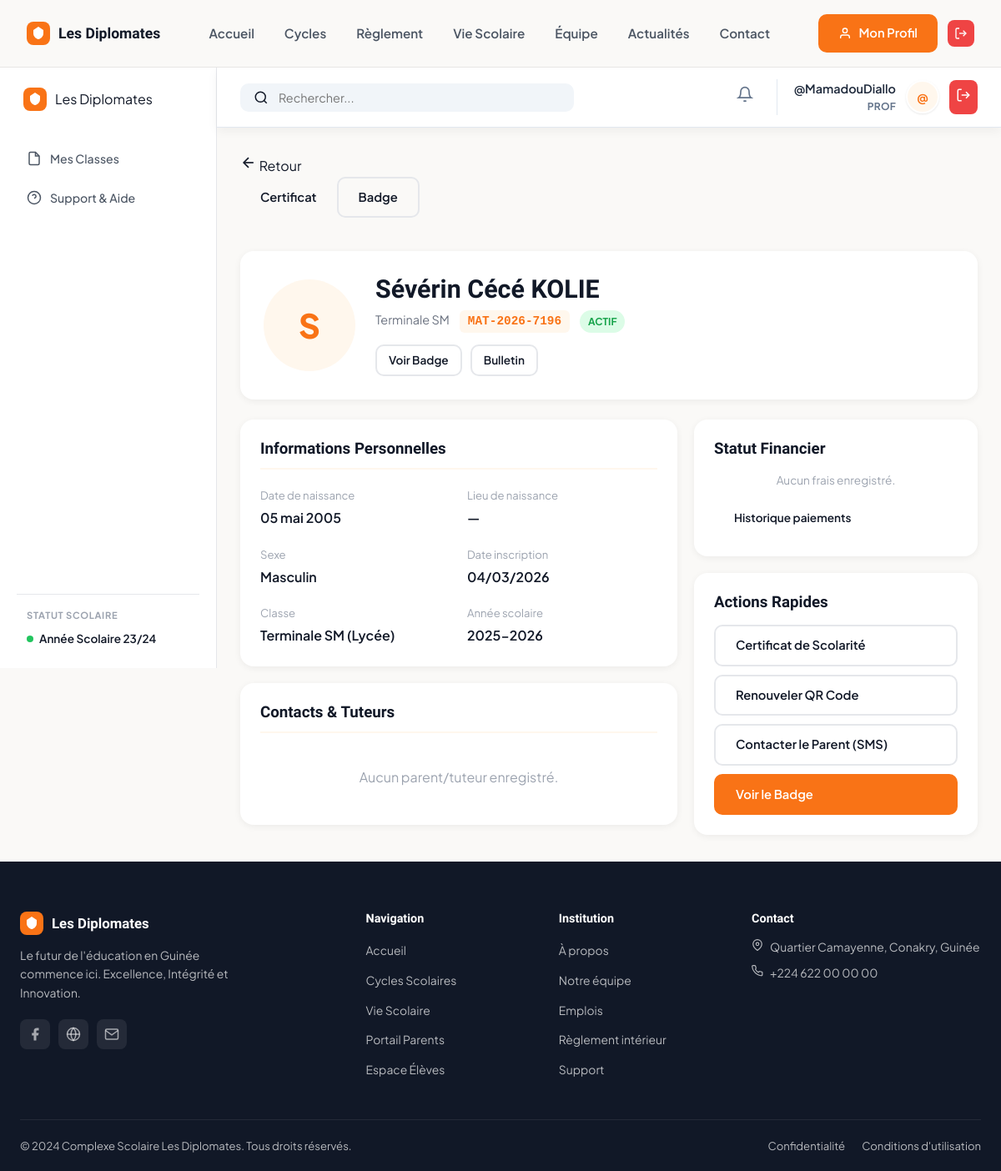
The app's page /eleves/7/ (signed in) with its own data.
### apps/accounts/models.py (models this page shows, shortened)
class CustomUser(AbstractUser):
    class Role(models.TextChoices):
        ADMIN = 'ADMIN', _('Administrateur')
        FINANCE = 'FINANCE', _('Finance / Comptabilité')
        PROFESSEUR = 'PROF', _('Professeur')
        PARENT = 'PARENT', _('Parent')
        ELEVE = 'ELEVE', _('Élève')
    role = models.CharField(
        max_length=15,
        choices=Role.choices,
        default=Role.ELEVE,
        verbose_name=_('Rôle utilisateur')
    )
    telephone = models.CharField(
        max_length=20,
        blank=True,
        verbose_name=_('Téléphone')
    )
    def is_admin(self):
        return self.role == self.Role.ADMIN or self.is_superuser
    def is_professeur(self):
        return self.role == self.Role.PROFESSEUR

### apps/eleves/models.py (models this page shows, shortened)
class Eleve(models.Model):
    class Statut(models.TextChoices):
        ACTIF = 'ACTIF', _('Actif')
        INACTIF = 'INACTIF', _('Inactif')
        RENVOYE = 'RENVOYE', _('Renvoyé')
    class Sexe(models.TextChoices):
        MASCULIN = 'M', _('Masculin')
        FEMININ = 'F', _('Féminin')
    user = models.OneToOneField(
        settings.AUTH_USER_MODEL,
        on_delete=models.SET_NULL,
        null=True, blank=True,
        related_name='profil_eleve'
    )
    matricule = models.CharField(max_length=20, unique=True, db_index=True)
    nom = models.CharField(max_length=100)
    prenom = models.CharField(max_length=100)
    sexe = models.CharField(max_length=1, choices=Sexe.choices)
    date_naissance = models.DateField()
    lieu_naissance = models.CharField(max_length=100, blank=True)
    classe = models.ForeignKey(Classe, on_delete=models.PROTECT, related_name='eleves')
    statut = models.CharField(max_length=15, choices=Statut.choices, default=Statut.ACTIF)
    photo = models.ImageField(upload_to='eleves_photos/', null=True, blank=True)
    date_inscription = models.DateTimeField(auto_now_add=True)
    @property
    def nom_complet(self):
        return f"{self.prenom} {self.nom}"

class Classe(models.Model):
    BRANCHE_CHOICES = [
        ('SM', 'Sciences Mathématiques'),
        ('SS', 'Sciences Sociales'),
        ('SE', 'Sciences Expérimentales'),
        ('GEN', 'Général'),
    ]
    nom = models.CharField(max_length=50, unique=True, verbose_name=_("Nom de la classe"))
    niveau_scolaire = models.ForeignKey(NiveauScolaire, on_delete=models.PROTECT, related_name='classes', null=True)
    branche = models.CharField(max_length=20, choices=BRANCHE_CHOICES, default='GEN')
    annee_scolaire = models.CharField(max_length=9, default='2023-2024')
    frais_mensuel_attendu = models.DecimalField(max_digits=10, decimal_places=0, default=0, help_text="Montant en GNF")

class NiveauScolaire(models.Model):
    cycle = models.ForeignKey(Cycle, on_delete=models.CASCADE, related_name='niveaux')
    nom = models.CharField(max_length=50, verbose_name=_("Nom du niveau"))
    ordre = models.PositiveSmallIntegerField(default=1)
    est_annee_examen = models.BooleanField(default=False, help_text="CEE, BEPC, BAC")
    label_examen = models.CharField(max_length=50, blank=True, null=True)
    class Meta:
        ordering = ['cycle__ordre', 'ordre']
        unique_together = ('cycle', 'nom')

class Cycle(models.Model):
    nom = models.CharField(max_length=50, unique=True, verbose_name=_("Nom du cycle"))
    ordre = models.PositiveSmallIntegerField(default=1)
    class Meta:
        ordering = ['ordre']

### apps/eleves/views.py (the view)
# urls.py: path('<int:id>/', views.detail_eleve, name='detail'),
@login_required
@staff_required
def detail_eleve(request, id):
    eleve = get_object_or_404(Eleve, id=id)
    return render(request, 'pages/eleves/detail.html', {'eleve': eleve})

### templates/pages/eleves/detail.html (shortened to what this page needs)
{% extends 'base.html' %}
{% load static %}
{% block body_class %}admin-layout{% endblock %}
{% block content %}
<div class="admin-wrapper">
    {% include 'includes/sidebar_admin.html' %}
    <div class="admin-main">
        {% block topbar %}{% include 'includes/topbar_admin.html' %}{% endblock %}
        <div class="admin-content">
            <div class="page-header">
                <div class="header-left"><a href="{% url 'eleves:liste' %}" class="back-link"><svg width="20" height="20" viewBox="0 0 24 24" fill="none" stroke="currentColor" stroke-width="2"><line x1="19" y1="12" x2="5" y2="12"/><polyline points="12 19 5 12 12 5"/></svg> Retour</a></div>
                <div class="header-actions"><a href="{% url 'eleves:certificat' id=eleve.id %}" class="btn btn-secondary">Certificat</a><a href="{% url 'badges:student' eleve_id=eleve.id %}" class="btn btn-outline">Badge</a></div>
            </div>
            <div style="background:white;border-radius:16px;padding:28px;display:flex;gap:24px;align-items:center;margin-bottom:24px;box-shadow:0 2px 8px rgba(0,0,0,0.06);">
                {% if eleve.photo %}<img src="{{ eleve.photo.url }}" alt="{{ eleve.nom_complet }}" style="width:110px;height:110px;border-radius:50%;object-fit:cover;border:3px solid #FFF7ED;">
                {% else %}<div style="width:110px;height:110px;border-radius:50%;background:#FFF7ED;color:#F97316;font-size:2.5rem;font-weight:800;display:flex;align-items:center;justify-content:center;flex-shrink:0;">{{ eleve.prenom.0|upper }}</div>{% endif %}
                <div style="flex:1;">
                    <h1 style="font-size:1.9rem;font-weight:800;margin:0 0 6px;">{{ eleve.nom_complet }}</h1>
                    <div style="display:flex;flex-wrap:wrap;gap:12px;color:#6b7280;font-size:0.9rem;margin-bottom:14px;">
                        <span>{% if eleve.classe %}{{ eleve.classe.nom }}{% else %}—{% endif %}</span>
                        <span style="font-family:monospace;background:#FFF7ED;color:#F97316;padding:2px 10px;border-radius:6px;font-weight:700;">{{ eleve.matricule }}</span>
                        {% if eleve.statut == 'ACTIF' %}<span class="status-badge-validated">ACTIF</span>{% elif eleve.statut == 'INACTIF' %}<span class="status-badge-pending">INACTIF</span>{% else %}<span class="status-badge-rejected">RENVOYÉ</span>{% endif %}
                    </div>
                    <div style="display:flex;gap:10px;">
                        <a href="{% url 'badges:student' eleve_id=eleve.id %}" class="btn btn-outline" style="font-size:0.85rem;padding:6px 14px;">Voir Badge</a>
                        <a href="{% url 'notes:bulletin' eleve_id=eleve.id trimestre_id=1 %}" class="btn btn-outline" style="font-size:0.85rem;padding:6px 14px;">Bulletin</a>
                    </div>
                </div>
            </div>
            <div style="display:grid;grid-template-columns:1fr 340px;gap:20px;align-items:start;">
                <div style="display:flex;flex-direction:column;gap:20px;">
                    <div style="background:white;border-radius:16px;padding:24px;box-shadow:0 2px 8px rgba(0,0,0,0.06);">
                        <h3 style="font-weight:700;border-bottom:2px solid #FFF7ED;padding-bottom:12px;margin-bottom:20px;">Informations Personnelles</h3>
                        <div style="display:grid;grid-template-columns:1fr 1fr;gap:20px;">
                            <div><p style="color:#9ca3af;font-size:0.82rem;margin-bottom:4px;">Date de naissance</p><p style="font-weight:600;">{{ eleve.date_naissance|date:"d F Y" }}</p></div>
                            <div><p style="color:#9ca3af;font-size:0.82rem;margin-bottom:4px;">Lieu de naissance</p><p style="font-weight:600;">{{ eleve.lieu_naissance|default:"—" }}</p></div>
                            <div><p style="color:#9ca3af;font-size:0.82rem;margin-bottom:4px;">Sexe</p><p style="font-weight:600;">{% if eleve.sexe == 'M' %}Masculin{% else %}Féminin{% endif %}</p></div>
                            <div><p style="color:#9ca3af;font-size:0.82rem;margin-bottom:4px;">Date inscription</p><p style="font-weight:600;">{{ eleve.date_inscription|date:"d/m/Y" }}</p></div>
                            <div><p style="color:#9ca3af;font-size:0.82rem;margin-bottom:4px;">Classe</p><p style="font-weight:600;">{% if eleve.classe %}{{ eleve.classe.nom }}{% if eleve.classe.niveau_scolaire %} ({{ eleve.classe.niveau_scolaire.cycle.nom }}){% endif %}{% else %}Non assignée{% endif %}</p></div>
                            <div><p style="color:#9ca3af;font-size:0.82rem;margin-bottom:4px;">Année scolaire</p><p style="font-weight:600;">{% if eleve.classe %}{{ eleve.classe.annee_scolaire }}{% else %}—{% endif %}</p></div>
                        </div>
                    </div>
                    <div style="background:white;border-radius:16px;padding:24px;box-shadow:0 2px 8px rgba(0,0,0,0.06);">
                        <h3 style="font-weight:700;border-bottom:2px solid #FFF7ED;padding-bottom:12px;margin-bottom:20px;">Contacts & Tuteurs</h3>
                        {% for parent in eleve.parents.all %}
                        <div style="{% if not forloop.first %}border-top:1px solid #f3f4f6;margin-top:16px;padding-top:16px;{% endif %}">
                            <p style="font-weight:700;font-size:1rem;margin-bottom:8px;">{{ parent.nom_complet }}</p>
                            <div style="display:grid;grid-template-columns:1fr 1fr;gap:10px;">
                                <div><p style="color:#9ca3af;font-size:0.8rem;">Téléphone</p><p style="font-weight:600;">{{ parent.telephone|default:"—" }}</p></div>
                                <div><p style="color:#9ca3af;font-size:0.8rem;">Profession</p><p style="font-weight:600;">{{ parent.profession|default:"—" }}</p></div>
                                {% if parent.adresse %}<div style="grid-column:1/-1;"><p style="color:#9ca3af;font-size:0.8rem;">Adresse</p><p style="font-weight:600;">{{ parent.adresse }}</p></div>{% endif %}
                            </div>
                        </div>
                        {% empty %}<p style="color:#9ca3af;text-align:center;padding:20px;">Aucun parent/tuteur enregistré.</p>
                        {% endfor %}
                    </div>
                </div>
                <div style="display:flex;flex-direction:column;gap:20px;">
                    <div style="background:white;border-radius:16px;padding:24px;box-shadow:0 2px 8px rgba(0,0,0,0.06);">
                        <h3 style="font-weight:700;margin-bottom:16px;">Statut Financier</h3>
                        {% for f in eleve.frais_scolarite.all %}
                        <div style="margin-bottom:12px;">
                            <div style="display:flex;justify-content:space-between;font-size:0.85rem;margin-bottom:4px;"><span style="color:#6b7280;">Payé</span><strong>{{ f.montant_paye|floatformat:0 }} GNF</strong></div>
                            <div style="display:flex;justify-content:space-between;font-size:0.85rem;margin-bottom:6px;"><span style="color:#6b7280;">Attendu</span><strong>{{ f.montant_attendu|floatformat:0 }} GNF</strong></div>
                            {% if f.est_solde %}<span class="status-badge-validated" style="width:100%;display:block;text-align:center;">A JOUR</span>
                            {% else %}<span class="status-badge-pending" style="width:100%;display:block;text-align:center;">EN ATTENTE</span>{% endif %}
                        </div>
                        {% empty %}<p style="color:#9ca3af;font-size:0.85rem;text-align:center;">Aucun frais enregistré.</p>
                        {% endfor %}
                        <a href="{% url 'finance:transactions' %}" class="btn btn-secondary" style="width:100%;text-align:center;margin-top:12px;font-size:0.85rem;">Historique paiements</a>
                    </div>
                    <div style="background:white;border-radius:16px;padding:24px;box-shadow:0 2px 8px rgba(0,0,0,0.06);">
                        <h3 style="font-weight:700;margin-bottom:16px;">Actions Rapides</h3>
                        <div style="display:flex;flex-direction:column;gap:10px;">
                            <a href="{% url 'eleves:certificat' id=eleve.id %}" class="btn btn-outline" style="text-align:left;">Certificat de Scolarité</a>
                            <a href="{% url 'eleves:renouveler_qr' id=eleve.id %}" class="btn btn-outline" style="text-align:left;">Renouveler QR Code</a>
                            <a href="{% url 'eleves:contact_sms' id=eleve.id %}" class="btn btn-outline" style="text-align:left;">Contacter le Parent (SMS)</a>
                            <a href="{% url 'badges:student' eleve_id=eleve.id %}" class="btn btn-primary" style="text-align:left;">Voir le Badge</a>
                        </div>
                    </div>
                </div>
            </div>
        </div>
    </div>
</div>
{% endblock %}

### templates/includes/topbar_admin.html (shortened to what this page needs)
<header class="admin-topbar">
    <div class="topbar-search">
        <svg width="18" height="18" viewBox="0 0 24 24" fill="none" stroke="currentColor" stroke-width="2">
            <circle cx="11" cy="11" r="8" />
            <line x1="21" y1="21" x2="16.65" y2="16.65" />
        </svg>
        <input type="text" placeholder="Rechercher...">
    </div>
    <div class="topbar-actions">
        <a href="{% url 'notifications:notifications_list' %}" class="icon-btn">
            <svg width="20" height="20" viewBox="0 0 24 24" fill="none" stroke="currentColor" stroke-width="2">
                <path d="M18 8A6 6 0 0 0 6 8c0 7-3 9-3 9h18s-3-2-3-9" />
                <path d="M13.73 21a2 2 0 0 1-3.46 0" />
            </svg>
        </a>
        <div class="topbar-user">
            <div class="user-info">
                <span class="user-name">{{ user.get_full_name|default:user.username }}</span>
                <span class="user-role">{{ user_role|default:user.role }}</span>
            </div>
            <div class="avatar-sm">
                {{ user.username.0|upper }}
            </div>
            <a href="{% url 'accounts:logout' %}" class="btn-danger-small">
                <svg width="18" height="18" viewBox="0 0 24 24" fill="none" stroke="currentColor" stroke-width="2">
                    <path d="M9 21H5a2 2 0 0 1-2-2V5a2 2 0 0 1 2-2h4" />
                    <polyline points="16,17 21,12 16,7" />
                    <line x1="21" y1="12" x2="9" y2="12" />
                </svg>
            </a>
        </div>
    </div>
</header>

### records on screen
CustomUser: get_full_name "@MamadouDiallo", role "PROF", username.0 "@"
Eleve: prenom.0 "S", nom_complet "Sévérin Cécé KOLIE", classe.nom "Terminale SM", matricule "MAT-2026-7196", date_naissance "05 mai 2005", lieu_naissance "—", date_inscription "04/03/2026", classe.niveau_scolaire.cycle.nom "Lycée", classe.annee_scolaire "2025-2026"
